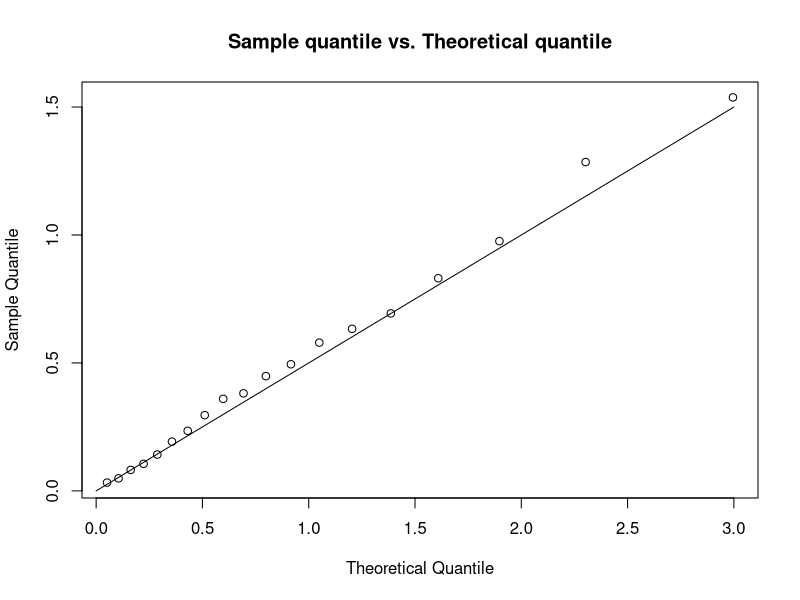
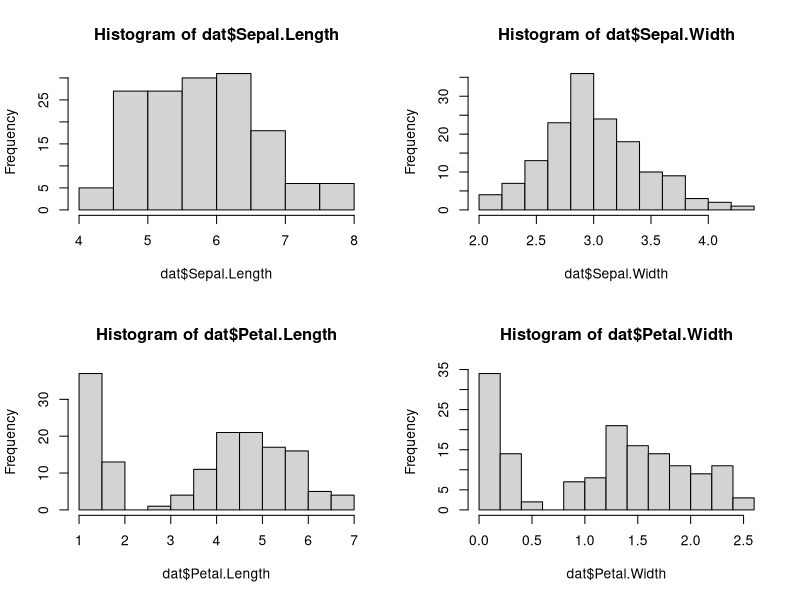
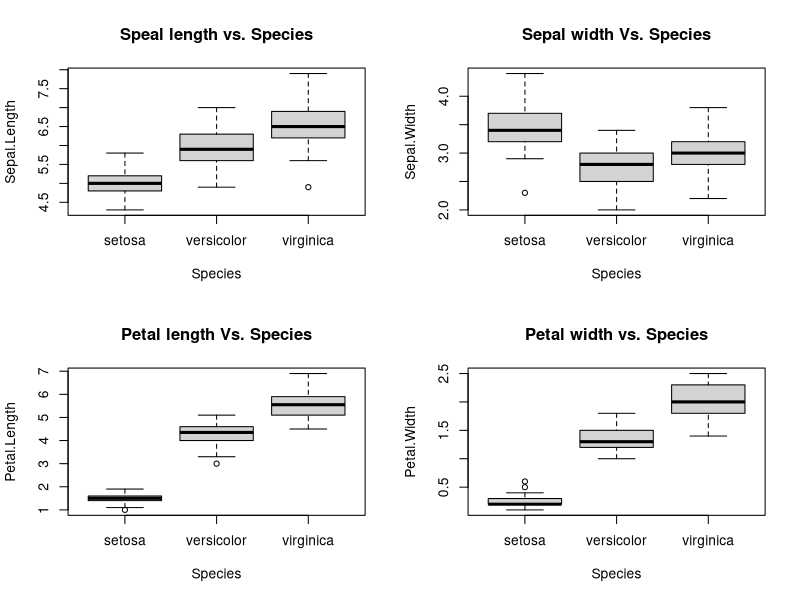
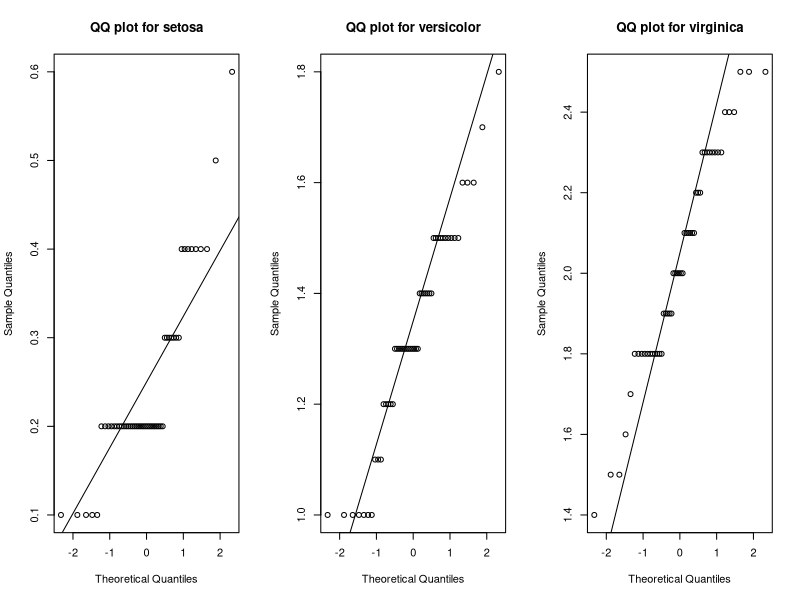
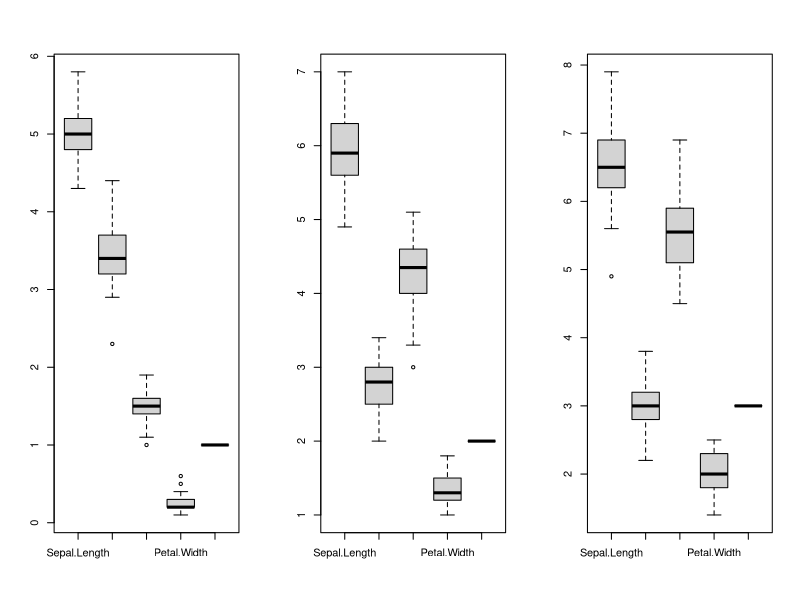

Write the R code that produced these figures, in order.

number <- rnorm(n=24, mean = 0, sd = 1);
matrixA <- matrix(data = round(number,1), nrow = 4, ncol = 6 );
print(matrixA);


matrixA1 <- matrixA[,c(1,3,4,6)]
print(matrixA1);
Y <- matrix(1:4, nrow = 4, ncol = 1);
X <- solve(matrixA1,Y);
print(t(X));


Answer <- matrixA1 %*% X;
print(Answer);

numberExpo <- rexp(n = 200, rate = 2);
sampleQ <- quantile(numberExpo, probs = seq(0.05,0.95,0.05));
print(round(sampleQ,3));


theoQ <- qexp(seq(0.05,0.95,0.05), rate = 1);
print(theoQ);
plot(theoQ, sampleQ,xlab = "Theoretical Quantile", ylab = "Sample Quantile", main = "Sample quantile vs. Theoretical quantile", type = "p");


print("The plot indicates a linear relation between sample quantiles and theoretical quantiles");
predictX <- seq(0,3,0.5);
predictY <- 0.5 * predictX;
lines(predictX,predictY);


dat <- iris;
dat;
head(dat);
par(mfrow = c(2,2));
hist(dat$Sepal.Length);
hist(dat$Sepal.Width);
hist(dat$Petal.Length);
hist(dat$Petal.Width);

attach(iris);
par(mfrow = c(2,2));
boxplot(Sepal.Length ~ Species, main = "Speal length vs. Species");
boxplot(Sepal.Width ~ Species, main = 'Sepal width Vs. Species');
boxplot(Petal.Length ~ Species, main = 'Petal length Vs. Species');
boxplot(Petal.Width ~ Species, main = 'Petal width vs. Species');
print("Observing outliers of each species. ");


datS <- dat[dat$Species == 'setosa', ]; #matrix with species = setosa
datVe <- dat[dat$Species == 'versicolor', ];#matrix with species = versicolor
datVi <- dat[dat$Species == 'virginica', ];#matrix with species = virginica
par(mfrow = c(1,3));
qqnorm(datS$Petal.Width, main = 'QQ plot for setosa');
qqline(datS$Petal.Width);
qqnorm(datVe$Petal.Width, main = 'QQ plot for versicolor');
qqline(datVe$Petal.Width);
qqnorm(datVi$Petal.Width, main = 'QQ plot for virginica');
qqline(datVi$Petal.Width);


#we first need to seperate this matrix in to three submatrixes based on species.
datS <- dat[dat$Species == 'setosa', ]; #matrix with species = setosa
datVe <- dat[dat$Species == 'versicolor', ];#matrix with species = versicolor
datVi <- dat[dat$Species == 'virginica', ];#matrix with species = virginica

remove_outlier <- function(data){
  counter = 0;
  outlier <- vector(mode = "numeric", 0);
  Q1 <- quantile(data[, 'Petal.Width'], probs = 0.25);
  Q3 <- quantile(data[, 'Petal.Width'], probs = 0.75);
  IQR <- (Q3 - Q1);
  upperend <- Q3 + 1.5 * (IQR);
  lowerend <- Q1 - 1.5 * (IQR);
  for (x in data[, 'Petal.Width']){
    if ((x > upperend) | (x < lowerend)){
      counter = counter + 1;
      outlier[counter] <- x;
    }
  }
  return(outlier);
  
  if (length(outlier) == 0)
    outlier = NULL;
  
}

boxplot(datS); #visualized by plots for each species
boxplot(datVe);
boxplot(datVi);


numberSe <- remove_outlier(datS);
if(length(numberSe) == 0){
  cat('There are no outliers.');
}else{
  cat('The outliers are: ', numberSe);
}

numberVe <- remove_outlier(datVe);
if (length(numberVe) == 0){
  cat('There are no outliers.');
}else{
  cat('The ouliers are: ', numberVe);
}

numberVi <- remove_outlier(datVi);
if(length(numberVi) == 0){
  cat('There are no outliers.');
}else{
  cat('The outliers are: ', numberVi);
}
